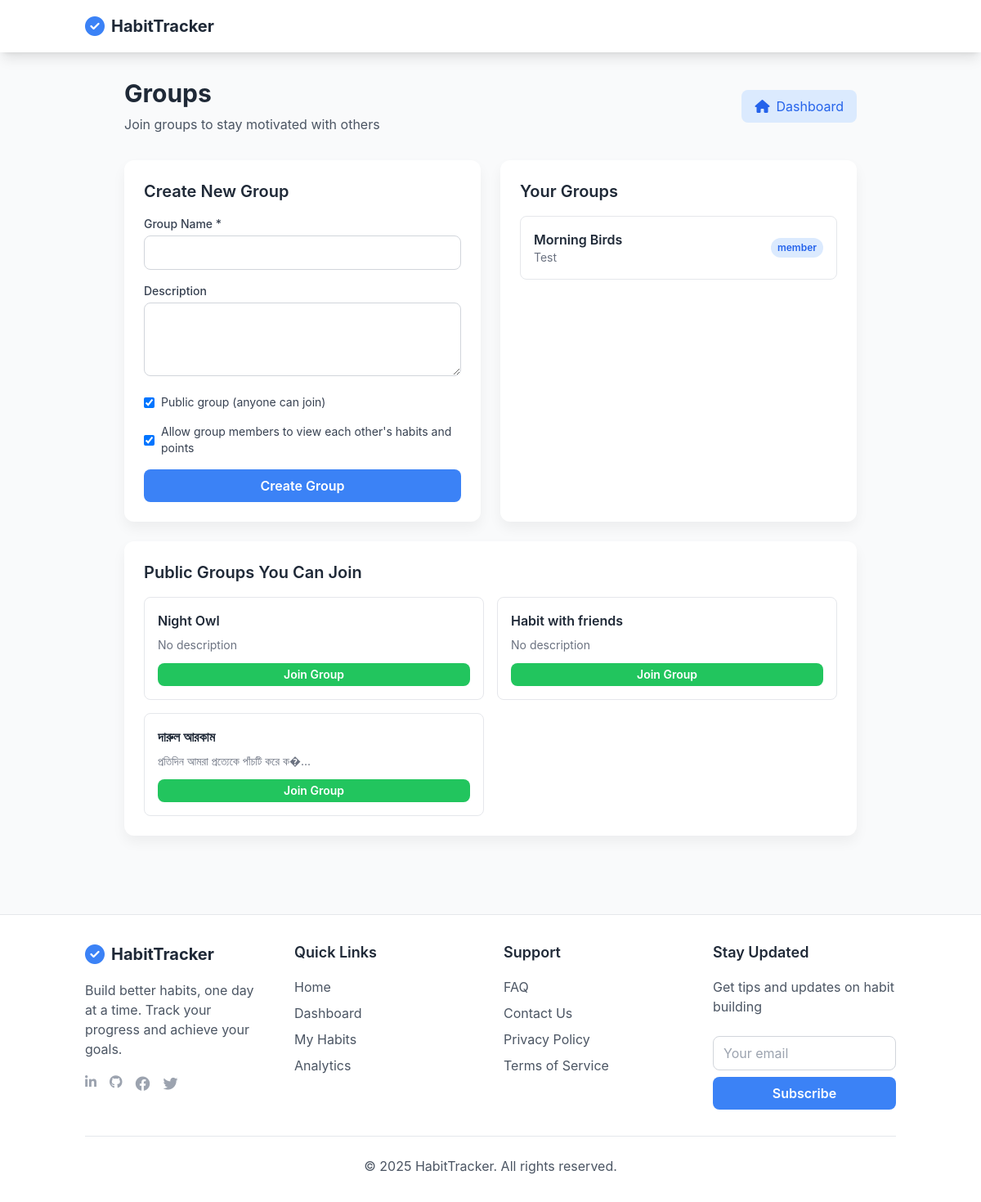
The page /groups.php (signed in) on the database its author committed.
### tables this page shows
CREATE TABLE `group_members` (
  `id` int(11) NOT NULL,
  `group_id` int(11) DEFAULT NULL,
  `user_id` int(11) DEFAULT NULL,
  `joined_at` timestamp NOT NULL DEFAULT current_timestamp(),
  `role` enum('admin','member') DEFAULT 'member'
);

CREATE TABLE `groups` (
  `id` int(11) NOT NULL,
  `name` varchar(100) NOT NULL,
  `description` text DEFAULT NULL,
  `created_by` int(11) DEFAULT NULL,
  `is_public` tinyint(1) DEFAULT 1,
  `created_at` timestamp NOT NULL DEFAULT current_timestamp(),
  `allow_member_visibility` tinyint(1) DEFAULT 1
);

### groups.php (the view, shortened to what this page needs)
<?php
require_once 'config.php';
$user_id = $_SESSION['user_id'];
$stmt = $pdo->prepare("
    SELECT g.*, gm.role
    FROM groups g
    JOIN group_members gm ON g.id = gm.group_id
    WHERE gm.user_id = ?
    ORDER BY g.name ASC
");
$stmt->execute([$user_id]);
$user_groups = $stmt->fetchAll();
$stmt = $pdo->prepare("
    SELECT g.*
    FROM groups g
    WHERE g.is_public = true
    AND g.id NOT IN (SELECT group_id FROM group_members WHERE user_id = ?)
    ORDER BY g.created_at DESC
    LIMIT 10
");
$stmt->execute([$user_id]);
$public_groups = $stmt->fetchAll();
require_once 'header.php';
?>
<div class="max-w-4xl mx-auto">
    <div class="flex items-center justify-between mb-8">
        <div>
            <h1 class="text-3xl font-bold text-gray-800 mb-2">Groups</h1>
            <p class="text-gray-600">Join groups to stay motivated with others</p>
        </div>
        <a href="dashboard.php" class="bg-blue-100 text-blue-600 px-4 py-2 rounded-lg hover:bg-blue-200 transition flex items-center">
            <i class="fas fa-home mr-2"></i> Dashboard
        </a>
    </div>
    <div class="grid grid-cols-1 lg:grid-cols-2 gap-6">
        <div class="app-card p-6">
            <h2 class="text-xl font-semibold text-gray-800 mb-4">Create New Group</h2>
            <form method="POST" class="space-y-4">
                <div>
                    <label class="block text-sm font-medium text-gray-700 mb-1">Group Name *</label>
                    <input type="text" name="name" required class="w-full px-3 py-2 border border-gray-300 rounded-lg focus:ring-blue-500 focus:border-blue-500">
                </div>
                <div>
                    <label class="block text-sm font-medium text-gray-700 mb-1">Description</label>
                    <textarea name="description" rows="3" class="w-full px-3 py-2 border border-gray-300 rounded-lg focus:ring-blue-500 focus:border-blue-500"></textarea>
                </div>
                <div class="flex items-center">
                    <input type="checkbox" name="is_public" id="is_public" checked class="mr-2">
                    <label for="is_public" class="text-sm text-gray-700">Public group (anyone can join)</label>
                </div>
                <div class="flex items-center mt-4">
                    <input type="checkbox" name="allow_member_visibility" id="allow_member_visibility" checked class="mr-2">
                    <label for="allow_member_visibility" class="text-sm text-gray-700">Allow group members to view each other's habits and points</label>
                </div>
                <button type="submit" name="create_group" class="w-full bg-blue-500 text-white py-2 px-4 rounded-lg font-semibold hover:bg-blue-600 transition">
                    Create Group
                </button>
            </form>
        </div>
        <div class="app-card p-6">
            <h2 class="text-xl font-semibold text-gray-800 mb-4">Your Groups</h2>
            <?php if (empty($user_groups)): ?>
                <div class="text-center py-8 text-gray-500">
                    <i class="fas fa-users text-3xl text-gray-300 mb-3"></i>
                    <p>You haven't joined any groups yet</p>
                </div>
            <?php else: ?>
                <div class="space-y-3">
                    <?php foreach ($user_groups as $group): ?>
                        <a href="group.php?id=<?php echo $group['id']; ?>" class="block p-4 border rounded-lg hover:bg-gray-50 transition">
                            <div class="flex items-center justify-between">
                                <div>
                                    <h3 class="font-semibold text-gray-800"><?php echo htmlspecialchars($group['name']); ?></h3>
                                    <p class="text-sm text-gray-500"><?php echo $group['description'] ? htmlspecialchars($group['description']) : 'No description'; ?></p>
                                </div>
                                <span class="bg-blue-100 text-blue-600 text-xs font-semibold px-2 py-1 rounded-full">
                                    <?php echo $group['role']; ?>
                                </span>
                            </div>
                        </a>
                    <?php endforeach; ?>
                </div>
            <?php endif; ?>
        </div>
    </div>
    <div class="app-card p-6 mt-6">
        <h2 class="text-xl font-semibold text-gray-800 mb-4">Public Groups You Can Join</h2>
        <?php if (empty($public_groups)): ?>
            <div class="text-center py-8 text-gray-500">
                <i class="fas fa-search text-3xl text-gray-300 mb-3"></i>
                <p>No public groups available at the moment</p>
            </div>
        <?php else: ?>
            <div class="grid grid-cols-1 md:grid-cols-2 gap-4">
                <?php foreach ($public_groups as $group): ?>
                    <div class="p-4 border rounded-lg">
                        <h3 class="font-semibold text-gray-800 mb-2"><?php echo htmlspecialchars($group['name']); ?></h3>
                        <p class="text-sm text-gray-500 mb-3"><?php echo $group['description'] ? htmlspecialchars(substr($group['description'], 0, 100)) . '...' : 'No description'; ?></p>
                        <form method="POST" action="group-actions.php">
                            <button type="submit" class="w-full bg-green-500 text-white py-1 px-3 rounded-lg text-sm font-semibold hover:bg-green-600 transition">
                                Join Group
                            </button>
                        </form>
                    </div>
                <?php endforeach; ?>
            </div>
        <?php endif; ?>
    </div>
</div>
<?php require_once 'footer.php'; ?>

### css/style.css (style rules this page uses)
body { background-color: #f0f4f8; font-family: 'Inter', -apple-system, BlinkMacSystemFont, 'Segoe UI', Roboto, sans-serif; color: #7f8c8d; }
.app-card { background-color: #ffffff; border-radius: 12px; box-shadow: 0 8px 16px rgba(0,0,0,0.05); transition: transform 0.2s ease, box-shadow 0.2s ease; }
.mb-4 { margin-bottom: 1rem; }
.p-4 { padding: 1rem; }
:root { --primary-color: #4a90e2; --success-color: #2ecc71; --danger-color: #e74c3c; --warning-color: #f1c40f; --border-radius: 12px; }

### rows shown on the page
group_members: group.name "Morning Birds", group.description "Test", role "member"
groups: name "Night Owl", description "No description"
groups: name "Habit with friends", description "No description"
groups: name "দারুল আরকাম", description "প্রতিদিন আমরা প্রত্যেকে পাঁচটি করে ক�"
